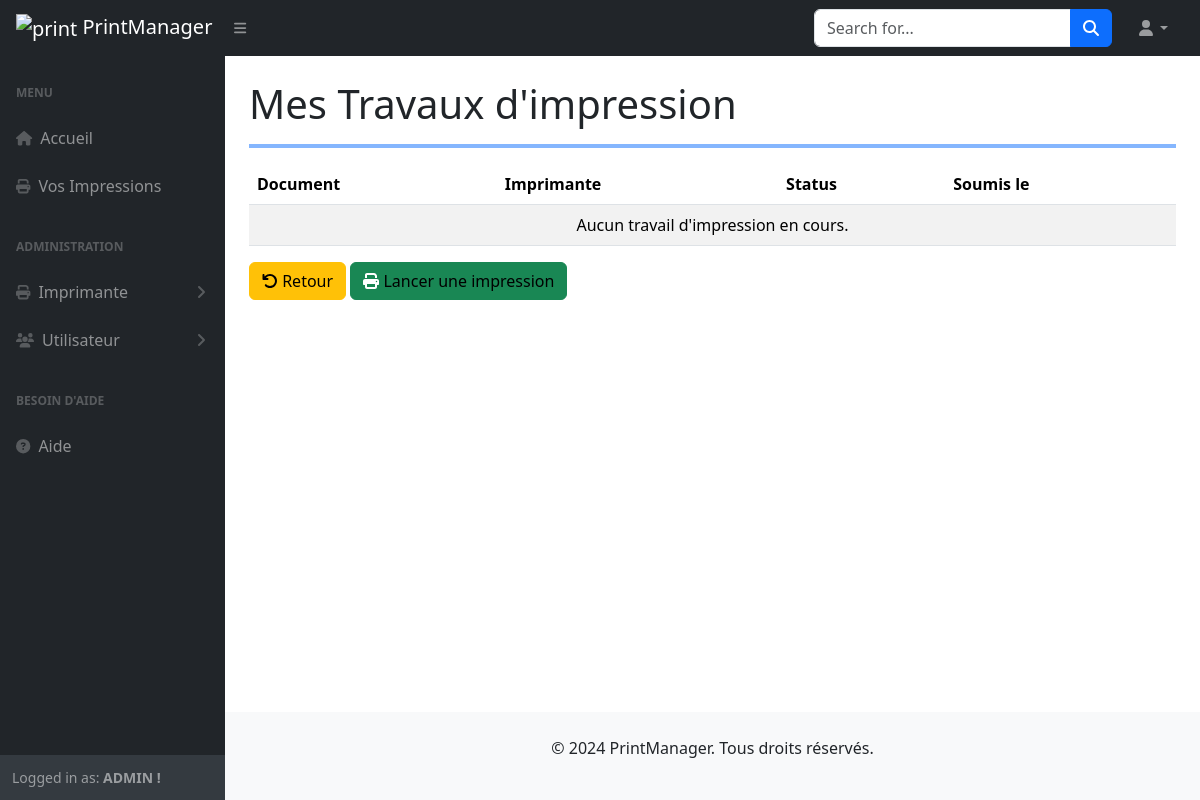
/print/jobs/ (signed in), run on an earlier commit of the app's database.
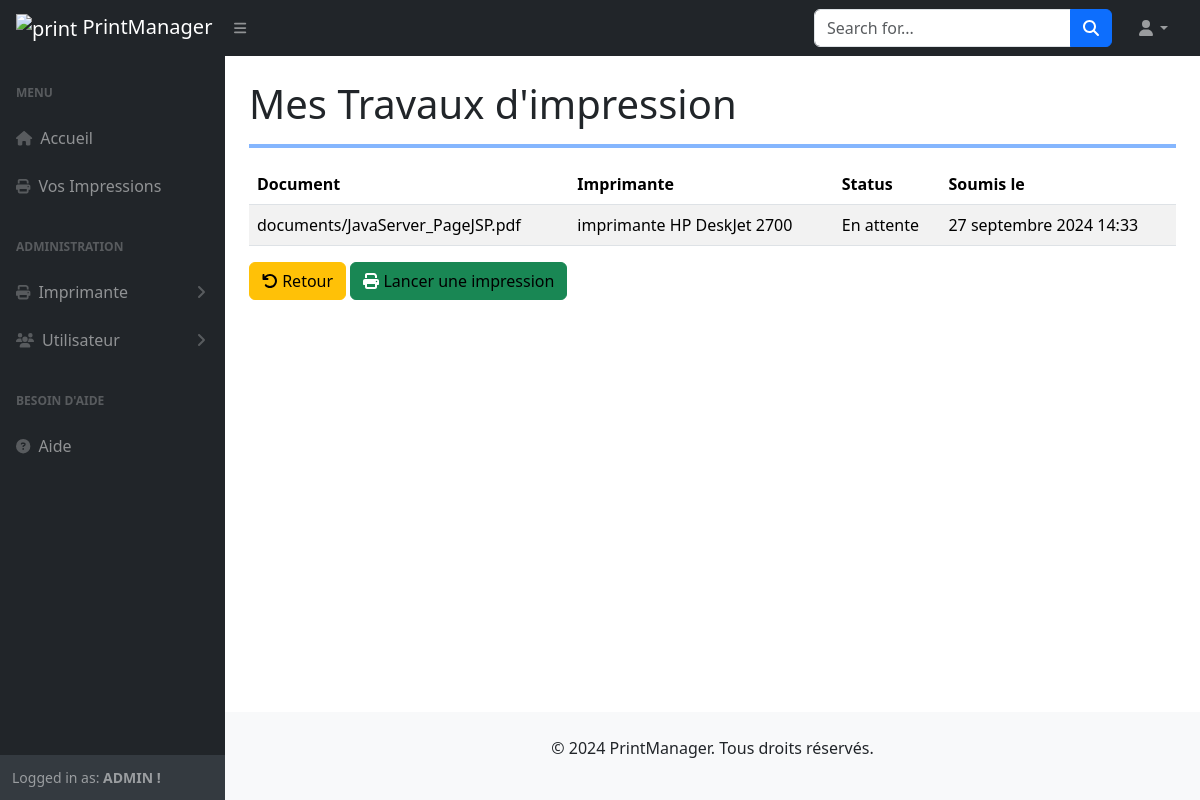
And on a later commit of the database.
### printers/models.py (models this page shows, shortened)
class PrintJob(models.Model):
    user = models.ForeignKey(CustomUser, on_delete=models.CASCADE, related_name="print_jobs")  # Utilisateur qui demande l'impression
    printer = models.ForeignKey(Printer, on_delete=models.CASCADE, related_name='print_jobs', verbose_name="Imprimante")  # Imprimante utilisée
    copies = models.PositiveIntegerField(default=1, verbose_name="Nombre de copies")
    submitted_at = models.DateTimeField(auto_now_add=True, verbose_name="Soumis le")
    completed_at = models.DateTimeField(null=True, blank=True, verbose_name="Terminé le")
    status = models.CharField(max_length=50, choices=[('PENDING', 'En attente'), ('COMPLETED', 'Terminé'), ('FAILED', 'Échoué')], default='PENDING', verbose_name="Statut de la tâche")
    document = models.FileField(upload_to='documents/', null=True, blank=True, verbose_name="Fichier à imprimer")  # Fichier téléchargé par l'utilisateur

class Printer(models.Model):
    STATUS_CHOICES = [
        ('DISPONIBLE', 'Disponible'),
        ('PANNE', 'En panne'),
    ]
    name = models.CharField(max_length=100, verbose_name="Nom de l'imprimante")
    admin_user = models.ForeignKey(CustomUser, on_delete=models.CASCADE, related_name="managed_printers")  # Utilisateur qui gère l'imprimante
    ink_level = models.IntegerField(verbose_name="Niveau d'encre (%)")
    paper_remaining = models.IntegerField(verbose_name="Feuilles restantes")
    address = models.CharField(max_length=255, blank=True, null=True, verbose_name="Adresse de l'imprimante")
    status = models.CharField(max_length=20, choices=STATUS_CHOICES, default='DISPONIBLE', verbose_name="Statut")
    slug = models.SlugField(max_length=200, unique=True, blank=True)
    last_updated = models.DateTimeField(auto_now=True, verbose_name="Modifié le")
    created_on = models.DateTimeField(auto_now_add=True, verbose_name="Date de création")  # Auto-enregistrer la date lors de la création
    class Meta:
        ordering = ['-created_on']
        verbose_name = "Imprimante"

### printers/views.py (the view)
# urls.py: path('print/jobs/', PrintJobListView.as_view(), name='print_job_list'),
class PrintJobListView(LoginRequiredMixin, ListView):
    model = PrintJob
    template_name = 'printers/print_job_list.html'
    context_object_name = 'print_jobs'
    def get_queryset(self):
        return PrintJob.objects.filter(user=self.request.user).order_by('-submitted_at')

### printers/templates/printers/print_job_list.html (shortened to what this page needs)
{% extends 'base.html' %}
{% load static %}
    {% block content %}
    {% include 'layouts/Navbar.html' %}
    <div id="layoutSidenav">
        {% include 'layouts/Sidenav.html' %}
        <div id="layoutSidenav_content">
            <main>
                <div class="container-fluid px-4">
                    <h1 class="mt-4">Mes Travaux d'impression</h1>
                        <hr class="border border-primary border-2 opacity-50">
                        <table class="table table-striped">
                            <thead>
                                <tr>
                                    <th>Document</th>
                                    <th>Imprimante</th>
                                    <th>Status</th>
                                    <th>Soumis le</th>
                                </tr>
                            </thead>
                            <tbody>
                                {% for job in print_jobs %}
                                <tr>
                                    <td>{{ job.document.name }}</td>
                                    <td>{{ job.printer.name }}</td>
                                    <td>{{ job.get_status_display }}</td>
                                    <td>{{ job.submitted_at }}</td>
                                </tr>
                                {% empty %}
                                <tr>
                                    <td colspan="5" class="text-center">Aucun travail d'impression en cours.</td>
                                </tr>
                                {% endfor %}
                            </tbody>
                        </table>
                        <button type="submit" class="btn btn-warning">
                            <i class="fa fa-undo" aria-hidden="true"></i>
                            <a style="text-decoration: none; color: #000;" href="/dashboard">
                                Retour
                            </a>
                        </button>
                        <button type="submit" class="btn btn-success">
                            <i class="fa fa-print" aria-hidden="true"></i>
                            <a style="text-decoration: none; color: #000;" href="/print">
                                Lancer une impression
                            </a>
                        </button>
                </div>
            </main>
            {% include 'layouts/footer.html' %}
        </div>
    </div>
    {% endblock %}

What changed in the data, as far as the page shows it:
added PrintJob: document.name "documents/JavaServer_PageJSP.pdf", printer.name "imprimante HP DeskJet 2700", status "En attente", submitted_at "27 septembre 2024 14:33"
Also different on the page:
text no longer shown: "Aucun travail d'impression en cours."
